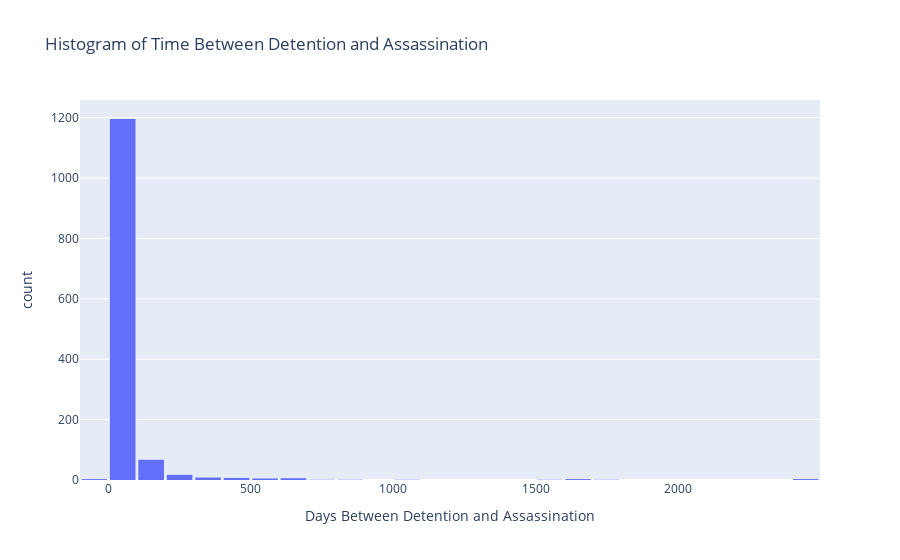

Notebook code for this chart:
### Code cell
# histogram for time between detention and assassination 

df_clean['time_to_assassination'] = (df_clean['fecha_asesinato'] - df_clean['fecha_detencion']).dt.days
fig = px.histogram(df_clean, x='time_to_assassination', nbins=30, 
                   title='Histogram of Time Between Detention and Assassination',
                   labels={'time_to_assassination': 'Days Between Detention and Assassination'})
fig.update_layout(bargap=0.1)
fig.show()

### Figure 1 — Plotly figure (JSON) as saved in the notebook; plotly's stock layout.template omitted (floating-point values rounded to 4 significant figures; data arrays with more than 128 entries replaced by an {"elided": "..."} marker saying what was removed)
{"data": [{"bingroup": "x", "hovertemplate": "Days Between Detention and Assassination=%{x}<br>count=%{y}<extra></extra>", "legendgroup": "", "marker": {"color": "#636efa", "pattern": {"shape": ""}}, "name": "", "nbinsx": 30, "orientation": "v", "showlegend": false, "type": "histogram", "x": {"elided": "8632 float values"}, "xaxis": "x", "yaxis": "y"}], "layout": {"bargap": 0.1, "barmode": "relative", "legend": {"tracegroupgap": 0}, "title": {"text": "Histogram of Time Between Detention and Assassination"}, "xaxis": {"anchor": "y", "domain": [0, 1], "title": {"text": "Days Between Detention and Assassination"}}, "yaxis": {"anchor": "x", "domain": [0, 1], "title": {"text": "count"}}}}
